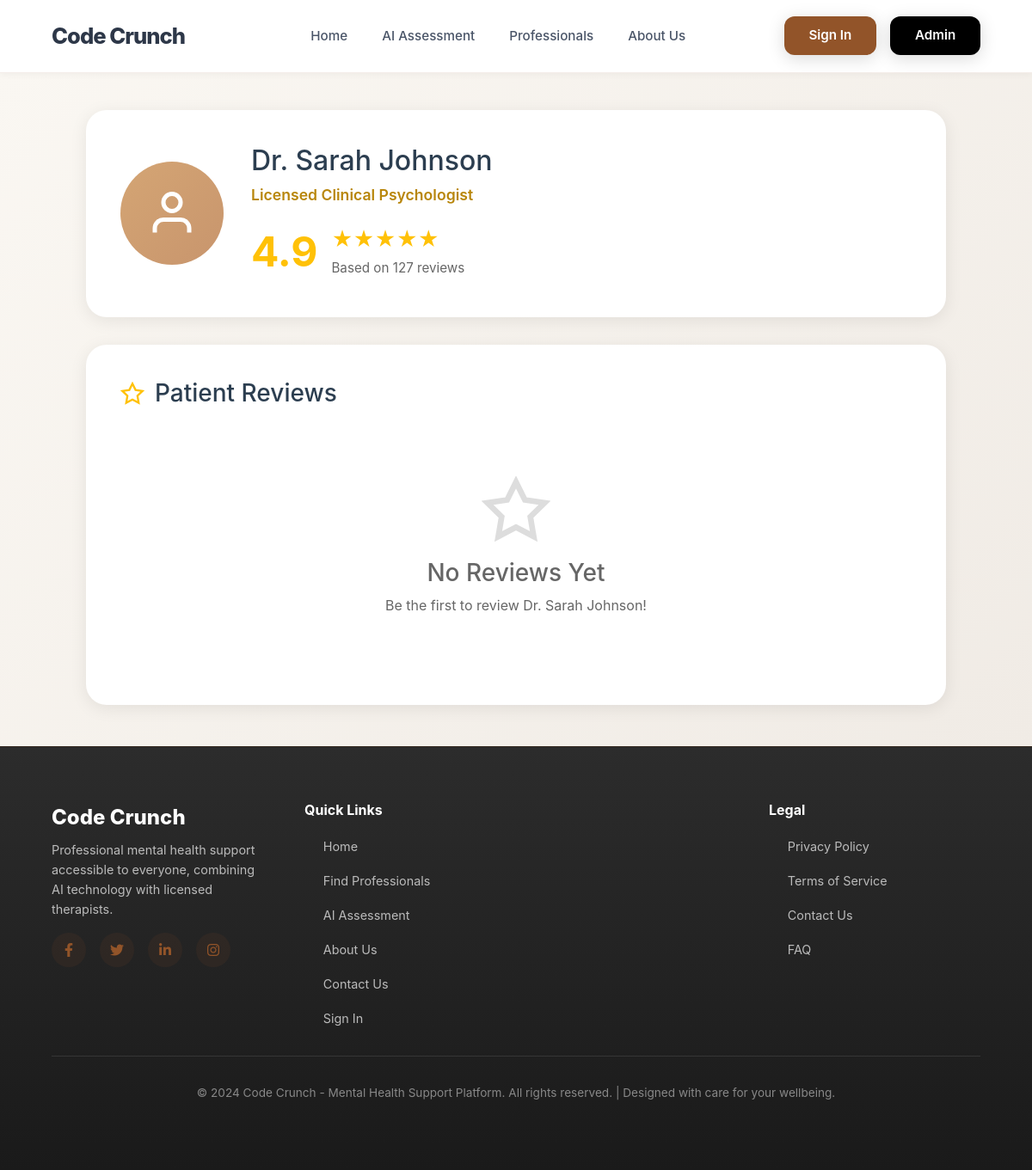
/professional/1/reviews, run on the app's committed database.
### models.py (models this page shows, shortened)
class Professional(db.Model):
    id = db.Column(db.Integer, primary_key=True)
    name = db.Column(db.String(100), nullable=False)
    title = db.Column(db.String(100), nullable=False)
    specialization = db.Column(db.String(200), nullable=False)
    bio = db.Column(db.Text, nullable=False)
    experience_years = db.Column(db.Integer, nullable=False)
    education = db.Column(db.Text, nullable=False)
    languages = db.Column(db.String(200), nullable=False)
    image_url = db.Column(db.String(200), default='default-avatar.jpg')
    available_days = db.Column(db.String(200), nullable=False)
    consultation_fee = db.Column(db.Float, default=0.0)
    session_duration = db.Column(db.Integer, default=60)  # in minutes
    rating = db.Column(db.Float, default=5.0)
    total_reviews = db.Column(db.Integer, default=0)
    is_active = db.Column(db.Boolean, default=True)
    created_at = db.Column(db.DateTime, default=datetime.utcnow)
    appointments = db.relationship('Appointment', backref='professional', lazy=True)
    reviews = db.relationship('Review', backref='professional', lazy=True)
    time_slots = db.relationship('TimeSlot', backref='professional', lazy=True, cascade='all, delete-orphan')

### app.py (the view)
@app.route('/professional/<int:prof_id>/reviews')
def professional_reviews(prof_id):
    professional = Professional.query.get_or_404(prof_id)
    reviews = Review.query.filter_by(
        professional_id=prof_id,
        is_approved=True
    ).order_by(Review.created_at.desc()).all()
    return render_template('professional_reviews.html',
                         professional=professional,
                         reviews=reviews)

### templates/professional_reviews.html (shortened to what this page needs)
{% extends "layout.html" %}
{% block content %}
<div class="reviews-page">
    <div class="reviews-container">
        <div class="prof-header">
            <div class="prof-avatar-large">
                <svg viewBox="0 0 24 24" fill="none" stroke="currentColor" stroke-width="2">
                    <path d="M20 21v-2a4 4 0 0 0-4-4H8a4 4 0 0 0-4 4v2"></path>
                    <circle cx="12" cy="7" r="4"></circle>
                </svg>
            </div>
            <div class="prof-info">
                <h1>{{ professional.name }}</h1>
                <p>{{ professional.title }}</p>
                <div class="rating-summary">
                    <div class="rating-number">{{ professional.rating }}</div>
                    <div class="rating-details">
                        <div class="stars-large">
                            {% for i in range(5) %}★{% endfor %}
                        </div>
                        <div class="rating-count">Based on {{ professional.total_reviews }} reviews</div>
                    </div>
                </div>
            </div>
        </div>
        <div class="reviews-section">
            <h2 class="section-title">
                <svg viewBox="0 0 24 24" fill="none" stroke="currentColor" stroke-width="2">
                    <polygon points="12 2 15.09 8.26 22 9.27 17 14.14 18.18 21.02 12 17.77 5.82 21.02 7 14.14 2 9.27 8.91 8.26 12 2"></polygon>
                </svg>
                Patient Reviews
            </h2>
            {% if reviews %}
                {% for review in reviews %}
                <div class="review-card">
                    <div class="review-header">
                        <div class="reviewer-info">
                            <div class="reviewer-avatar">
                                <svg viewBox="0 0 24 24" fill="none" stroke="currentColor" stroke-width="2">
                                    <path d="M20 21v-2a4 4 0 0 0-4-4H8a4 4 0 0 0-4 4v2"></path>
                                    <circle cx="12" cy="7" r="4"></circle>
                                </svg>
                            </div>
                            <div class="reviewer-details">
                                <h4>
                                    {% if review.is_anonymous %}
                                        Anonymous Patient
                                    {% else %}
                                        {{ review.user.name if review.user else 'Verified Patient' }}
                                    {% endif %}
                                </h4>
                                <div class="review-date">{{ review.created_at.strftime('%B %d, %Y') }}</div>
                            </div>
                        </div>
                        <div class="review-stars">
                            {% for i in range(review.rating) %}★{% endfor %}
                        </div>
                    </div>
                    {% if review.comment %}
                    <div class="review-comment">{{ review.comment }}</div>
                    {% endif %}
                </div>
                {% endfor %}
            {% else %}
                <div class="empty-reviews">
                    <svg viewBox="0 0 24 24" fill="none" stroke="currentColor" stroke-width="2">
                        <polygon points="12 2 15.09 8.26 22 9.27 17 14.14 18.18 21.02 12 17.77 5.82 21.02 7 14.14 2 9.27 8.91 8.26 12 2"></polygon>
                    </svg>
                    <h3>No Reviews Yet</h3>
                    <p>Be the first to review {{ professional.name }}!</p>
                </div>
            {% endif %}
        </div>
    </div>
</div>
{% endblock %}

### templates/layout.html (style rules this page uses)
* { margin: 0; padding: 0; box-sizing: border-box; }
html, body { height: 100%; }
body { font-family: -apple-system, BlinkMacSystemFont, "Segoe UI", Roboto, "Helvetica Neue", Arial, sans-serif; background-color: #f9f7f4; color: #1a202c; display: flex; flex-direction: column; min-height: 100vh; }

### templates/professional_reviews.html (style rules this page uses)
.reviews-page { background: linear-gradient(135deg, #faf7f2 0%, #f0ebe5 100%); min-height: calc(100vh - 56px); padding: 3rem 2rem; }
.reviews-container { max-width: 1000px; margin: 0 auto; }
.prof-header { background: white; border-radius: 24px; padding: 2.5rem; box-shadow: 0 4px 20px rgba(0, 0, 0, 0.08); margin-bottom: 2rem; display: flex; align-items: center; gap: 2rem; }
.prof-avatar-large { width: 120px; height: 120px; background: linear-gradient(135deg, #d4a574, #c8956d); border-radius: 50%; display: flex; align-items: center; justify-content: center; flex-shrink: 0; }
.prof-avatar-large svg { width: 60px; height: 60px; color: white; }
.prof-info h1 { font-size: 2rem; color: #2c3e50; margin-bottom: 0.5rem; }
.prof-info p { color: #b8860b; font-size: 1.1rem; font-weight: 600; margin-bottom: 1rem; }
.rating-summary { display: flex; align-items: center; gap: 1rem; }
.rating-number { font-size: 3rem; font-weight: 700; color: #ffc107; }
.rating-details { flex: 1; }
.stars-large { font-size: 1.5rem; color: #ffc107; margin-bottom: 0.25rem; }
.rating-count { color: #666; font-size: 0.95rem; }
.reviews-section { background: white; border-radius: 24px; padding: 2.5rem; box-shadow: 0 4px 20px rgba(0, 0, 0, 0.08); }
.section-title { font-size: 1.75rem; color: #2c3e50; margin-bottom: 2rem; display: flex; align-items: center; gap: 0.75rem; }
.section-title svg { width: 28px; height: 28px; color: #ffc107; }
.empty-reviews { text-align: center; padding: 3rem; color: #666; }
.empty-reviews svg { width: 80px; height: 80px; color: #ddd; margin-bottom: 1rem; }

### data on the page
Professional: name "Dr. Sarah Johnson", title "Licensed Clinical Psychologist", rating "4.9", total_reviews "127"
